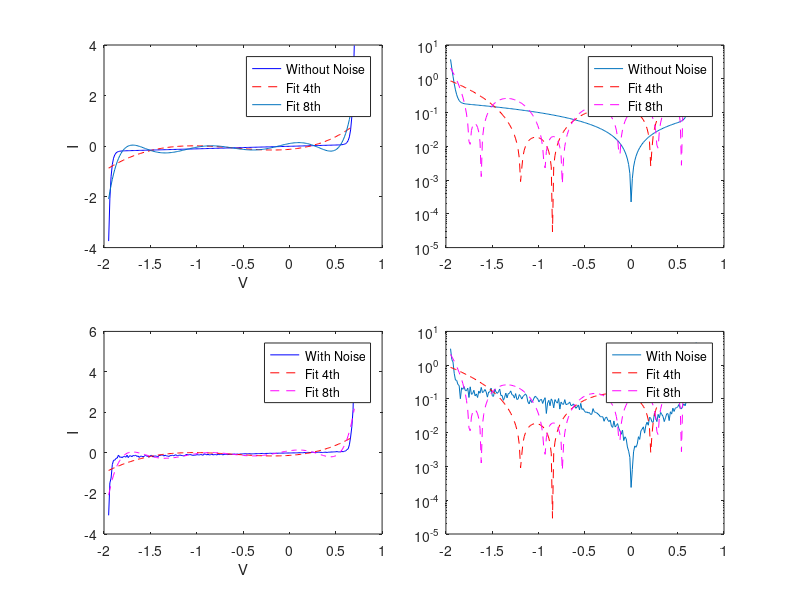

Source code (MATLAB): (Note: this script raises an error after producing the figure.)
I_s = 0.01e-12;
I_b = 0.1e-12;
V_b = 1.3;
G_p = 0.1;
j = (0.7+1.95)/200;
V = -1.95:j:0.7;

I = I_s*(exp(1.2*V/0.025)-1) + G_p*V - I_b*(exp(-1.2*(V+V_b)/0.025)-1);

I_rand = I_s*(exp(1.2*V/0.025)-1) + G_p*V - I_b*(exp(-1.2*(V+V_b)/0.025)-1);
I_rand = I_rand + 0.2*I.*randn(1,201);

figure(1)
title('polyfit()')
subplot(2,4,[1,2])
plot(V,I,'b');hold on
fit1 = polyfit(V,I,4);
fit2 = polyfit(V,I,8);
plot(V,polyval(fit1,V),'r--');
plot(V,polyval(fit2,V)),'m--';
ylabel("I");
xlabel("V");
legend('Without Noise','Fit 4th','Fit 8th');
hold off
subplot(2,4,[3,4])
semilogy(V,abs(I)); hold on
semilogy(V,abs(polyval(fit1,V)),'r--');
semilogy(V,abs(polyval(fit2,V)),'m--');
legend('Without Noise','Fit 4th','Fit 8th');
hold off
subplot(2,4,[5,6])
plot(V,I_rand,'b'); hold on
fit5 = polyfit(V,I,4);
fit6 = polyfit(V,I,8);
plot(V,polyval(fit5,V),'r--'); 
plot(V,polyval(fit6,V),'m--');
ylabel("I");
xlabel("V");
legend('With Noise','Fit 4th','Fit 8th');
hold off
subplot(2,4,[7,8]) 
semilogy(V,abs(I_rand)); hold on
semilogy(V,abs(polyval(fit5,V)),'r--');
semilogy(V,abs(polyval(fit6,V)),'m--');
legend('With Noise','Fit 4th','Fit 8th');
hold off

fo1 = fittype('A.*(exp(1.2*x/25e-3)-1) + 0.1.*x - C*(exp(1.2*(-(x+1.3))/25e-3)-1)');
ff1 = fit(V',I',fo1);
fo2 = fittype('A.*(exp(1.2*x/25e-3)-1) + B.*x - C*(exp(1.2*(-(x+1.3))/25e-3)-1)');
ff2 = fit(V',I',fo2);
fo3 = fittype('A.*(exp(1.2*x/25e-3)-1) + B.*x - C*(exp(1.2*(-(x+D))/25e-3)-1)');
ff3 = fit(V',I',fo3);
figure(2)
title('polyfit()')
subplot(1,3,1)
plot(V,ff1(V),'m');hold on
plot(V,I,'b--');
ylim([-4 4]);
ylabel("I");
xlabel("V");
legend('Fit1','I','east');
hold off
subplot(1,3,2)
plot(V,ff2(V),'g'); hold on
plot(V,I,'b--');
ylim([-4 4]);
ylabel("I");
xlabel("V");
legend('Fit2','I','east');
hold off
subplot(1,3,3)
plot(V,ff3(V),'r'); hold on
plot(V,I,'b');
ylim([-4 4]);
ylabel("I");
xlabel("V");
legend('Fit3','I','east');
hold off

%Nural Network
inputs = V.';
targets = I.';
hiddenLayerSize = 10;
net = fitnet(hiddenLayerSize);
net.divideParam.trainRatio = 70/100;
net.divideParam.valRatio = 15/100;
net.divideParam.testRatio = 15/100;
[net,tr] = train(net,inputs,targets);
outputs = net(inputs);
errors = gsubtract(outputs,targets);
performance = perform(net,targets,outputs);
view(net)
Inn = outputs;
figure(3)
title('network')
plot(V,I,'b'); hold on
plot(V,Inn,'r--');
ylabel("I");
xlabel("V");
legend('I','Inn','east');
hold off

